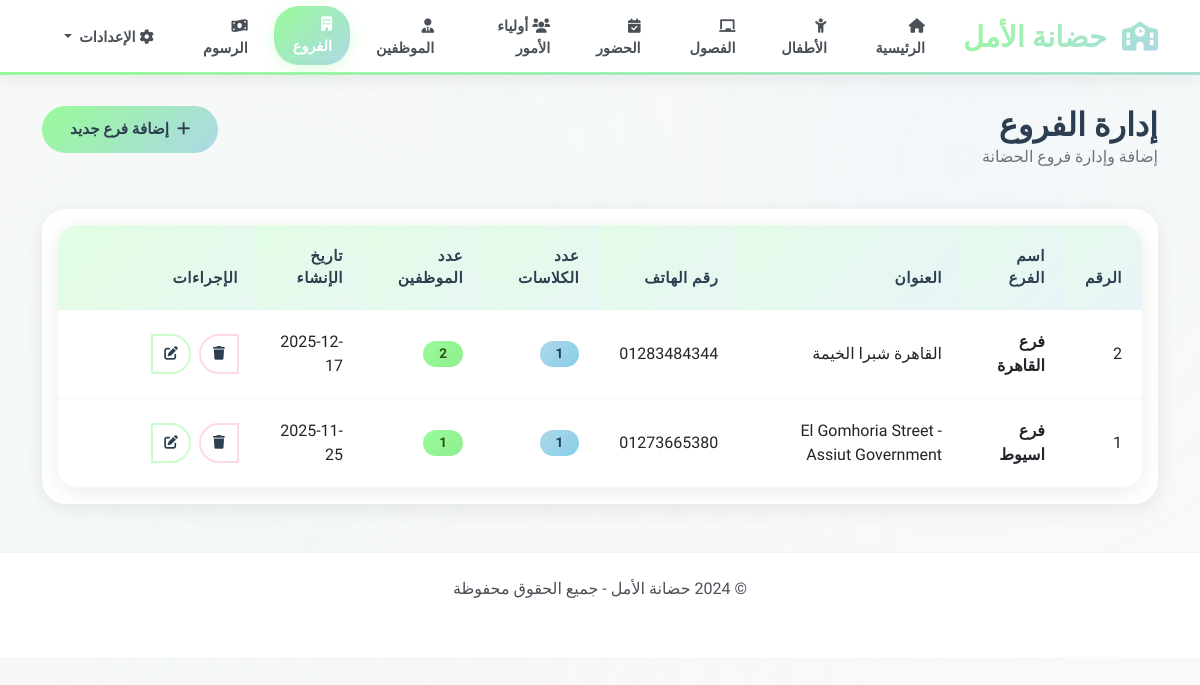
Screenshot of /branches with the database file from the repository.
### tables this page shows
CREATE TABLE Branch (
            branch_id INTEGER PRIMARY KEY AUTOINCREMENT,
            name TEXT NOT NULL,
            address TEXT,
            phone TEXT,
            created_at TIMESTAMP DEFAULT CURRENT_TIMESTAMP
        );

### routers/routersbranch.py (the view)
@branch_bp.route('/branches')
def show_branches():
    conn = get_conn()
    cur = conn.cursor()
    try:
        cur.execute('''
            SELECT b.*,
                   COUNT(DISTINCT c.class_id) as classes_count,
                   COUNT(DISTINCT s.staff_id) as staff_count
            FROM Branch b
            LEFT JOIN Class c ON b.branch_id = c.branch_id
            LEFT JOIN Staff s ON b.branch_id = s.branch_id
            GROUP BY b.branch_id
            ORDER BY b.created_at DESC
        ''')
        branches = cur.fetchall()
    except Exception as e:
        flash(f'خطأ في جلب البيانات: {str(e)}', 'error')
        branches = []
    finally:
        conn.close()
    return render_template('branch.html', branches=branches)

### db.py (called while the page is built)
def get_conn():
    conn = sqlite3.connect(DB_PATH)
    conn.row_factory = sqlite3.Row  # access columns by name in templates
    conn.execute('PRAGMA foreign_keys = ON')
    return conn

### Templates/branch.html (shortened to what this page needs)
{% extends 'base.html' %}
{% block head_extra %}
<link href="https://cdnjs.cloudflare.com/ajax/libs/font-awesome/6.0.0/css/all.min.css" rel="stylesheet">
{% endblock %}
{% block content %}
<div class="row mb-4">
    <div class="col-md-8">
        <h1 class="h2 mb-0">إدارة الفروع</h1>
        <p class="text-muted">إضافة وإدارة فروع الحضانة</p>
    </div>
    <div class="col-md-4 text-end">
        <button type="button" class="btn btn-primary" data-bs-toggle="modal" data-bs-target="#addBranchModal">
            <i class="fas fa-plus me-2"></i>إضافة فرع جديد
        </button>
    </div>
</div>
<div class="card">
    <div class="card-body">
        {% if branches %}
        <div class="table-responsive">
            <table class="table table-hover">
                <thead class="table-light">
                    <tr>
                        <th>الرقم</th>
                        <th>اسم الفرع</th>
                        <th>العنوان</th>
                        <th>رقم الهاتف</th>
                        <th>عدد الكلاسات</th>
                        <th>عدد الموظفين</th>
                        <th>تاريخ الإنشاء</th>
                        <th width="200">الإجراءات</th>
                    </tr>
                </thead>
                <tbody>
                    {% for branch in branches %}
                    <tr>
                        <td>{{ branch.branch_id }}</td>
                        <td>
                            <strong>{{ branch.name }}</strong>
                        </td>
                        <td>{{ branch.address or 'غير محدد' }}</td>
                        <td>{{ branch.phone or 'غير محدد' }}</td>
                        <td>
                            <span class="badge bg-info">{{ branch.classes_count }}</span>
                        </td>
                        <td>
                            <span class="badge bg-success">{{ branch.staff_count }}</span>
                        </td>
                        <td>{{ branch.created_at[:10] if branch.created_at else 'غير محدد' }}</td>
                        <td>
                            <div class="btn-group" role="group">
                                <button type="button" class="btn btn-sm btn-outline-primary"
                                        data-bs-toggle="modal"
                                        data-bs-target="#editBranchModal{{ branch.branch_id }}">
                                    <i class="fas fa-edit"></i>
                                </button>
                                <button type="button" class="btn btn-sm btn-outline-danger"
                                        data-bs-toggle="modal"
                                        data-bs-target="#deleteBranchModal{{ branch.branch_id }}">
                                    <i class="fas fa-trash"></i>
                                </button>
                            </div>
                        </td>
                    </tr>
                    {% endfor %}
                </tbody>
            </table>
        </div>
        {% else %}
        <div class="text-center py-5">
            <i class="fas fa-building fa-3x text-muted mb-3"></i>
            <h5 class="text-muted">لا توجد فروع مضافة بعد</h5>
            <p class="text-muted">ابدأ بإضافة أول فرع</p>
        </div>
        {% endif %}
    </div>
</div>
{% endblock %}

### static/css/style.css (style rules this page uses)
:root { --mint-green: #98fb98; --baby-blue: #add8e6; --soft-yellow: #ffe4c4; --coral: #ffb6c1; --light-grey: #f8f9fa; --white: #ffffff; --text-dark: #2c3e50; --text-muted: #6c757d; }
body { font-family: 'Tajawal', 'Segoe UI', Tahoma, Geneva, Verdana, sans-serif; background: var(--light-grey); min-height: 100vh; color: var(--text-dark); }
.card { border: none; border-radius: 24px; box-shadow: 0 4px 20px rgba(0,0,0,0.08); transition: all 0.3s cubic-bezier(0.4, 0, 0.2, 1); background: var(--white); position: relative; overflow: hidden; }
.btn { border-radius: 50px; font-weight: 600; padding: 12px 28px; transition: all 0.3s ease; border: none; position: relative; overflow: hidden; font-size: 0.95rem; }
.btn::before { content: ''; position: absolute; top: 50%; left: 50%; width: 0; height: 0; background: rgba(255, 255, 255, 0.3); border-radius: 50%; transform: translate(-50%, -50%); transition: width 0.6s ease, height 0.6s ease; }
.btn-primary { background: linear-gradient(135deg, #98fb98, #add8e6); color: var(--text-dark); }
.btn-outline-primary { border: 2px solid rgba(152, 251, 152, 0.5); color: var(--text-dark); background: transparent; border-radius: 50px; }
.btn-outline-danger { border: 2px solid rgba(255, 182, 193, 0.5); color: var(--text-dark); background: transparent; border-radius: 50px; }
.btn-sm { padding: 8px 16px; font-size: 0.85rem; border-radius: 50px; }
.btn-group .btn-sm { width: 40px; height: 40px; padding: 0; display: flex; align-items: center; justify-content: center; border-radius: 50%; margin: 0 4px; transition: all 0.3s ease; }
.table-responsive { border-radius: 20px; overflow: hidden; box-shadow: 0 4px 20px rgba(0,0,0,0.08); background: var(--white); }
.table { background: var(--white); border-radius: 20px; overflow: hidden; margin-bottom: 0; border-collapse: separate; border-spacing: 0; }
.table thead th { background: linear-gradient(135deg, rgba(152, 251, 152, 0.15), rgba(173, 216, 230, 0.15)); color: var(--text-dark); font-weight: 700; border: none; padding: 1.25rem; font-size: 0.95rem; text-transform: uppercase; letter-spacing: 0.5px; }
.table tbody tr { transition: all 0.3s ease; border-bottom: 1px solid rgba(0,0,0,0.03); }
.table tbody tr:nth-child(even) { background: rgba(152, 251, 152, 0.02); }
.table tbody tr:nth-child(odd) { background: var(--white); }
.table td { padding: 1.25rem; vertical-align: middle; border: none; border-bottom: 1px solid rgba(0,0,0,0.03); }
.badge { border-radius: 50px; padding: 6px 16px; font-weight: 600; font-size: 0.85rem; text-transform: none; letter-spacing: 0; }
.badge.bg-success, .badge.bg-primary { background: linear-gradient(135deg, #98fb98, #90ee90) !important; color: #2d5016 !important; }
.badge.bg-info { background: linear-gradient(135deg, #add8e6, #87ceeb) !important; color: #1e3a5f !important; }
.table-light { background: linear-gradient(135deg, rgba(152, 251, 152, 0.15), rgba(173, 216, 230, 0.15)) !important; }
h1.h2, h2 { color: var(--text-dark); font-weight: 800; margin-bottom: 0.5rem; }
.text-muted { color: var(--text-muted) !important; }

### Templates/base.html (style rules this page uses)
:root { --mint-green: #98fb98; --baby-blue: #add8e6; --soft-yellow: #ffe4c4; --coral: #ffb6c1; --light-grey: #f8f9fa; --white: #ffffff; }
body { font-family: 'Tajawal', 'Segoe UI', Tahoma, Geneva, Verdana, sans-serif; background: #f8f9fa; min-height: 100vh; position: relative; }
body::before { content: ''; position: fixed; top: 0; left: 0; width: 100%; height: 100%; background-image: radial-gradient(circle at 20% 50%, rgba(152, 251, 152, 0.05) 0%, transparent 50%), radial-gradient(circle at 80% 20%, rgba(173, 216, 230, 0.05) 0%, transparent 50%), radial-gradient(circle at 40% 80%, rgba(255, 228, 196, 0.05) 0%, transparent 50%); pointer-events: none; z-index: -1; }
.btn-group { direction: ltr; }
.card { transition: all 0.4s cubic-bezier(0.25, 0.46, 0.45, 0.94); }

### rows the page displays
Branch: branch_id "2", name "فرع القاهرة", address "القاهرة شبرا الخيمة", phone "01283484344", classes_count "1", staff_count "2", created_at "2025-12-17"
Branch: branch_id "1", name "فرع اسيوط", address "El Gomhoria Street - Assiut Government", phone "01273665380", classes_count "1", staff_count "1", created_at "2025-11-25"
